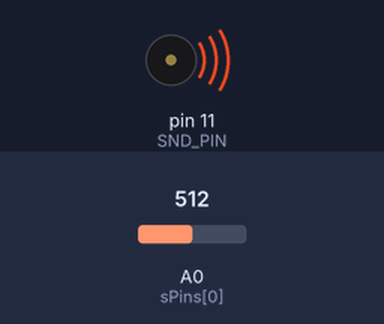
A sketch run on a simulated Arduino Uno, built with avr-gcc and run on an emulated ATmega328P. Shown: buzzer (waves = sounding). The inputs (shaded band) are chosen by the test bench; at power-on: A0 (sPins[0]) = 512.

Above: at 0.1 s.
Timing chart, 0 to 1.6 s (numbered marks = the images above):
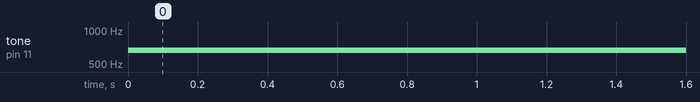

The sketch:

diy15_4.ino
```cpp
// 光電子琴製作

const byte SND_PIN = 11; // 蜂鳴器的接腳
const byte sPins[] = {
    A0, A1, A2};                       // 光電感測器的接腳編號
const int pitches[] = {659, 523, 784}; // 聲音的頻率
void setup()
{
  pinMode(SND_PIN, OUTPUT); // 蜂鳴器接腳設定成「輸出」
}

void loop()
{
  int n = -1;

  for (byte i = 0; i < 3; i++)
  { // 依次讀取三個接腳的數值
    int val = analogRead(sPins[i]);
    if (val > 500)
    {        // 如果類比值大於 500，代表碰到黑色
      n = i; // 記錄接腳的索引編號
      break; // 終止迴圈
    }
  }

  if (n != -1)
  {                            // 只要 n 變數值不是-1，代表有接腳感測到黑色
    tone(SND_PIN, pitches[n]); // 根據該腳的索引值，發出對應的聲音
  }
  else
  {                  // 否則...（所有感測器都讀取到白色）
    noTone(SND_PIN); // 停止發聲
  }
}
```

Measured:
- by itself, tone on pin 11 (SND_PIN): silent → 659 Hz at 0.00 s
